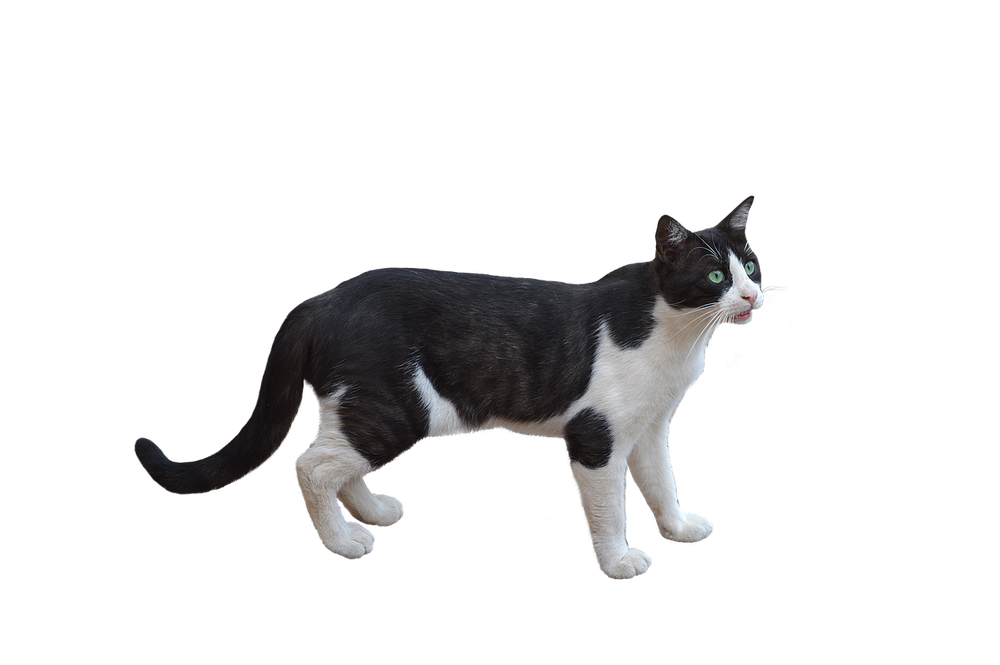
#> input picture example.png, 1000 x 665 px, shrunk from 1280 x 851 before the run
$ python main.py example.png out.png
#> lines starting #> are read from the running program, lines starting #| are printed output that depends on the picture
#> in crop_transparent_background, image is the input picture: PIL image 1000x665 RGBA; mean R, G, B, A 14.3, 13.9, 14.2, 38.3
import argparse
from PIL import Image

def find_non_transparent_edges(image, MIN_TRANSPARENCY):
    """Finds the first non-transparent pixel from all 4 edges of the image."""
#> called with MIN_TRANSPARENCY = 0
    pixels = image.load()
    width, height = image.size
#> width = 1000; height = 665

    # Initialize coordinates for cropping
    left, top, right, bottom = 0, 0, width, height
#> left = 0; top = 0; right = 1000; bottom = 665

    # Find the left edge (from left to right)
    for x in range(width):
        for y in range(height):
            if pixels[x, y][3] > MIN_TRANSPARENCY:
                left = x
                break
        if left != 0:
            break

    # Find the right edge (from right to left)
    for x in range(width - 1, -1, -1):
        for y in range(height):
            if pixels[x, y][3] > MIN_TRANSPARENCY:
                right = x + 1
                break
        if right != width:
            break

    # Find the top edge (from top to bottom)
    for y in range(height):
        for x in range(width):
            if pixels[x, y][3] > MIN_TRANSPARENCY:
                top = y
                break
        if top != 0:
            break

    # Find the bottom edge (from bottom to top)
    for y in range(height - 1, -1, -1):
        for x in range(width):
            if pixels[x, y][3] > MIN_TRANSPARENCY:
                bottom = y + 1
                break
        if bottom != height:
            break

    return left, top, right, bottom

def crop_transparent_background(input_path, output_path, MIN_TRANSPARENCY):
    image = Image.open(input_path).convert("RGBA")

    left, top, right, bottom = find_non_transparent_edges(image, MIN_TRANSPARENCY)
#> left = 132; top = 193; right = 822; bottom = 583
    cropped_image = image.crop((left, top, right, bottom))
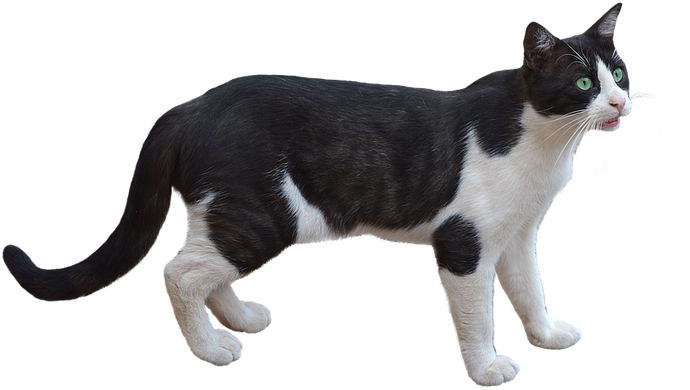
#> cropped_image: PIL image 690x390 RGBA; mean R, G, B, A 35.2, 34.3, 35, 94.5; transparent parts drawn white

    # Save the cropped image
    cropped_image.save(output_path)
    print(f"Image cropped and saved to {output_path}")

def main():
    parser = argparse.ArgumentParser(description="Crop PNG image by removing transparent background.")

    parser.add_argument("input_file", help="Path to the input PNG file")
    parser.add_argument("output_file", help="Path to save the cropped PNG file")
    # create a optional argument to set the minimum transparency
    parser.add_argument("--min_transparency", type=int, default=0, help="Minimum transparency value to consider a pixel as non-transparent (0-255)")

    args = parser.parse_args()

    crop_transparent_background(args.input_file, args.output_file, args.min_transparency)

if __name__ == "__main__":
    main()
